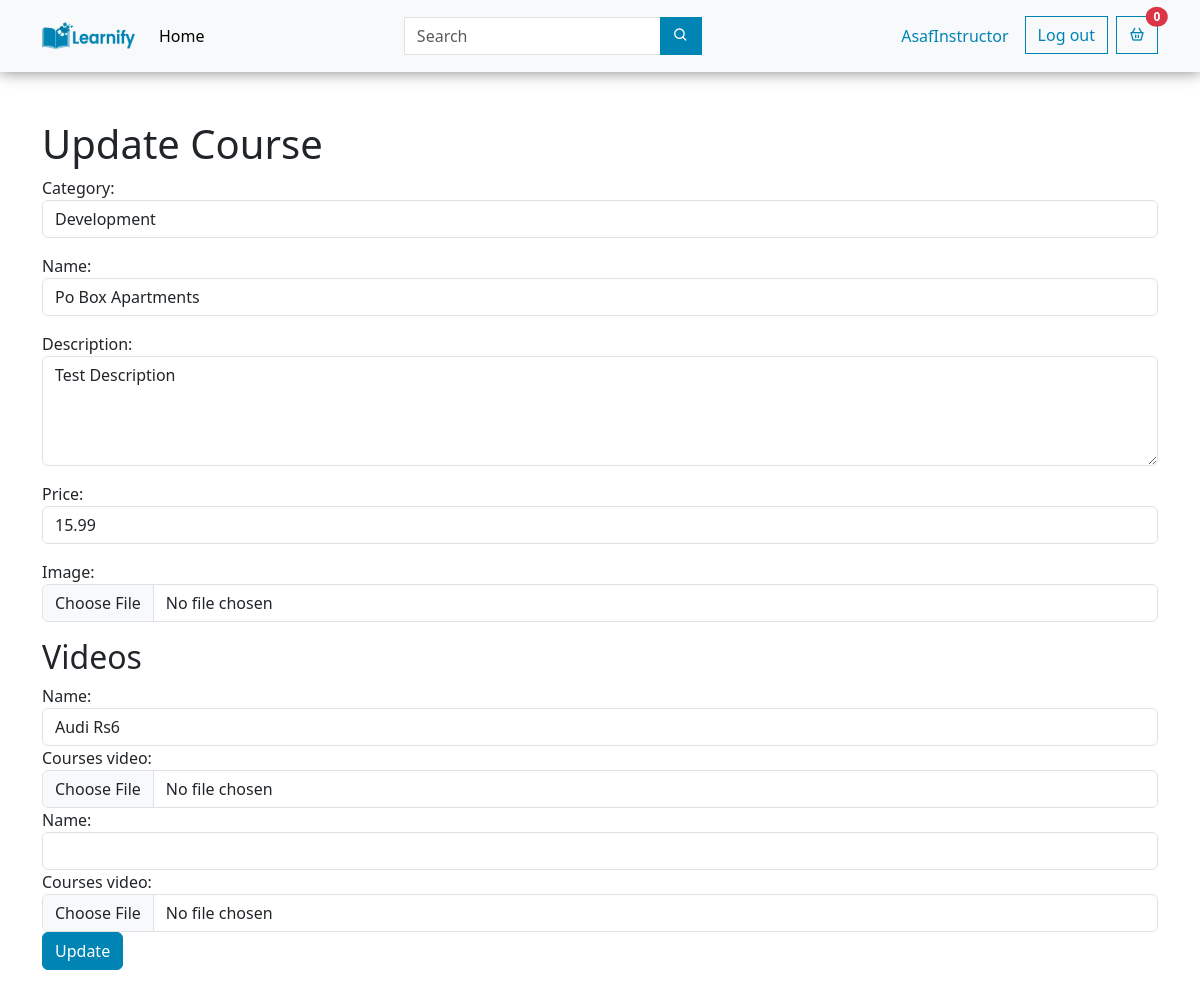
/courses/course/11/update/ (signed in), run on an earlier commit of the app's database.
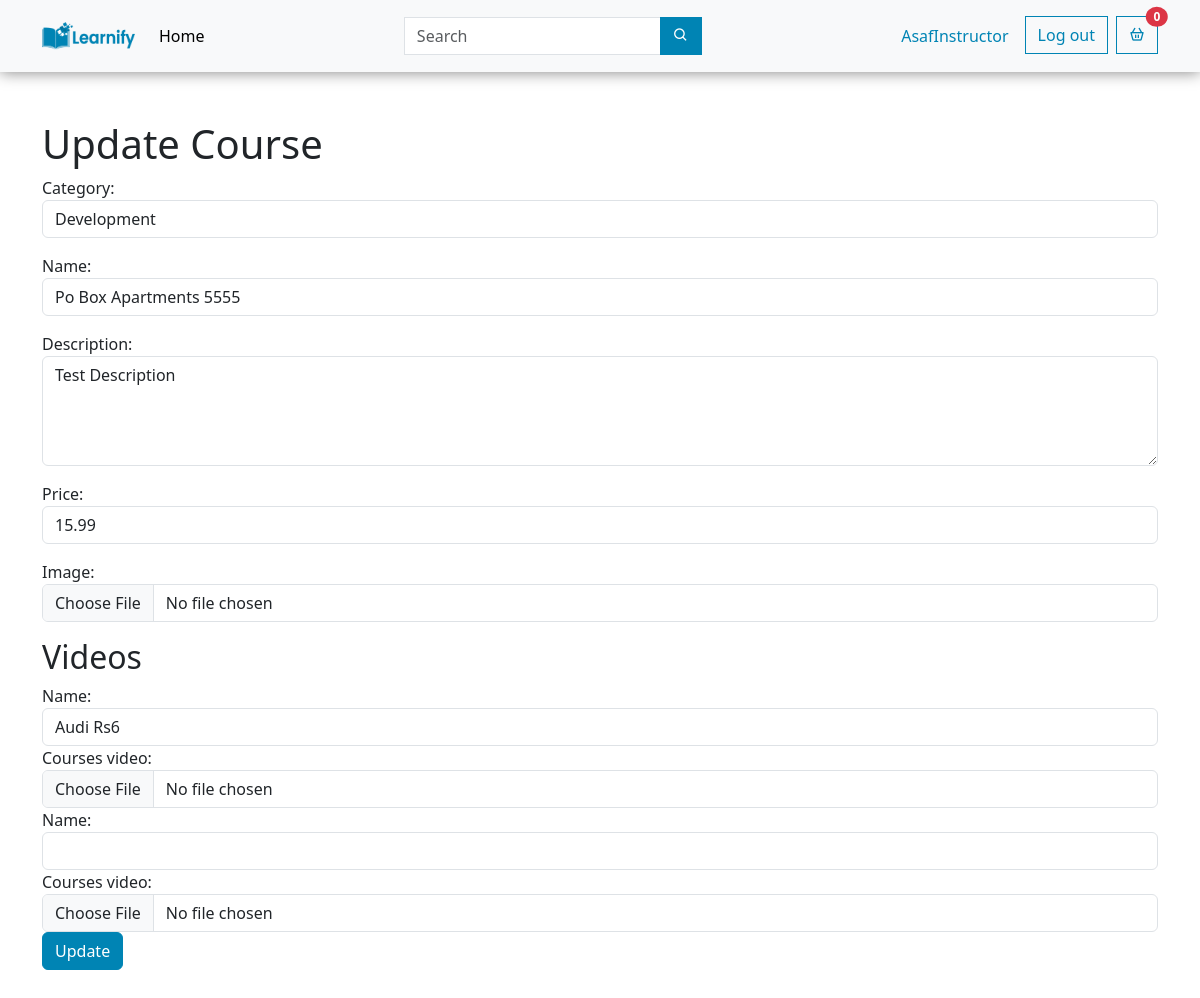
And on a later commit of the database.
### courses/models.py (models this page shows, shortened)
class Category(models.Model):
    name = models.CharField(max_length=255)
    def __str__(self):
        return self.name

class Course(models.Model):
    instructor = models.ForeignKey(User, on_delete=models.CASCADE)
    category = models.ForeignKey(Category, on_delete=models.CASCADE, blank=True, null=True)
    name = models.CharField(max_length=255)
    description = models.TextField()
    price = models.FloatField(default=0.0)
    image = models.ImageField(null=True, blank=True, default='noimage.jpg', upload_to="courses/")
    created_at = models.DateTimeField(auto_now_add=True)

### courses/views.py (the view)
# urls.py: path('course/<int:pk>/update/', views.update_course, name='update_course'),
@login_required
def update_course(request, pk):
    course = get_object_or_404(Course, pk=pk)
    if request.method == 'POST':
        course_form = CourseForm(request.POST, request.FILES, instance=course)
        video_formset = VideoFormSet(request.POST, request.FILES, instance=course)
        if course_form.is_valid() and video_formset.is_valid():
            course_form.save()
            video_formset.save()
            return redirect('course_detail', course_id=course.pk)
    else:
        course_form = CourseForm(instance=course)
        video_formset = VideoFormSet(instance=course)
    return render(request, 'update_course.html', {
        'course_form': course_form,
        'video_formset': video_formset,
    })

### courses/forms.py
class CourseForm(forms.ModelForm):
    class Meta:
        model = Course
        fields = ['category', 'name', 'description', 'price', 'image']
        widgets = {
            'category': forms.Select(attrs={'class': 'form-control'}),
            'name': forms.TextInput(attrs={'class': 'form-control'}),
            'description': forms.Textarea(attrs={'rows': 4, 'class': 'form-control'}),
            'price': forms.NumberInput(attrs={'class': 'form-control'}),
            'image': forms.FileInput(attrs={'class': 'form-control'}),
        }

### courses/templates/update_course.html (shortened to what this page needs)
{% extends "layouts/app.html" %}
{% block content %}
<div class="container my-5">
    {% if perms.courses.change_course %}
    <h1>Update Course</h1>
    <form method="post" enctype="multipart/form-data">
        <div class="form-group">
            {{ course_form.as_p }}
        </div>
        <h2>Videos</h2>
        {% for form in video_formset %}
            <div class="form-group">
                {{ form.name.label_tag }} {{ form.name }}
                {{ form.courses_video.label_tag }} {{ form.courses_video }}
            </div>
        {% endfor %}
        <button type="submit" class="btn btn-primary">Update</button>
    </form>
    {% endif %}
</div>
{% endblock %}

What changed in the data, as far as the page shows it:
changed through a linked row, Category: name "Po Box Apartments" → "Po Box Apartments 5555"
